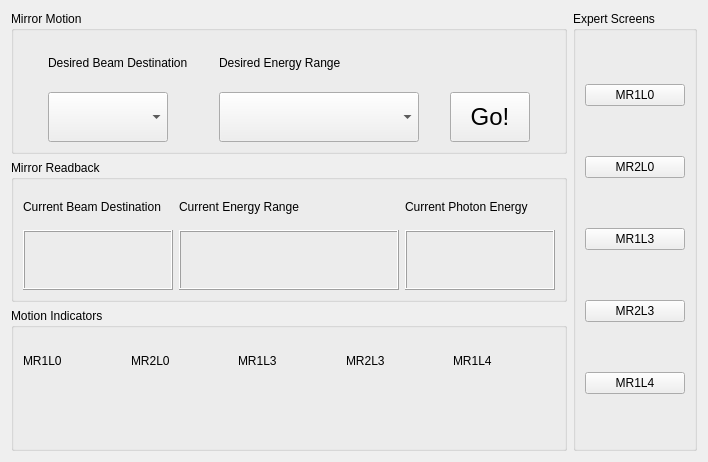
<?xml version="1.0" encoding="UTF-8"?>
<ui version="4.0">
 <class>Form</class>
 <widget class="QWidget" name="Form">
  <property name="geometry">
   <rect>
    <x>0</x>
    <y>0</y>
    <width>708</width>
    <height>462</height>
   </rect>
  </property>
  <property name="sizePolicy">
   <sizepolicy hsizetype="Minimum" vsizetype="Minimum">
    <horstretch>0</horstretch>
    <verstretch>0</verstretch>
   </sizepolicy>
  </property>
  <property name="windowTitle">
   <string>Beam Destination</string>
  </property>
  <layout class="QGridLayout" name="gridLayout">
   <item row="0" column="1" rowspan="3">
    <widget class="QGroupBox" name="groupBox_3">
     <property name="title">
      <string>Expert Screens</string>
     </property>
     <layout class="QVBoxLayout" name="verticalLayout">
      <item>
       <widget class="PyDMShellCommand" name="PyDMShellCommand">
        <property name="toolTip">
         <string/>
        </property>
        <property name="text">
         <string>MR1L0</string>
        </property>
        <property name="commands" stdset="0">
         <stringlist>
          <string>pydm --hide-menu-bar --hide-nav-bar -m '{&quot;BASE_PV&quot;:&quot;MR1L0:HOMS&quot;}' $launcher_dir/homs_overview/mirrorScreen.py</string>
         </stringlist>
        </property>
       </widget>
      </item>
      <item>
       <widget class="PyDMShellCommand" name="PyDMShellCommand_2">
        <property name="toolTip">
         <string/>
        </property>
        <property name="text">
         <string>MR2L0</string>
        </property>
        <property name="commands" stdset="0">
         <stringlist>
          <string>pydm --hide-menu-bar --hide-nav-bar -m '{&quot;BASE_PV&quot;:&quot;MR2L0:HOMS&quot;}' $launcher_dir/homs_overview/mirrorScreen.py</string>
         </stringlist>
        </property>
       </widget>
      </item>
      <item>
       <widget class="PyDMShellCommand" name="PyDMShellCommand_3">
        <property name="toolTip">
         <string/>
        </property>
        <property name="text">
         <string>MR1L3</string>
        </property>
        <property name="commands" stdset="0">
         <stringlist>
          <string>pydm --hide-menu-bar --hide-nav-bar -m '{&quot;BASE_PV&quot;:&quot;MR1L3:HOMS&quot;,&quot;OUT_STATE&quot;: &quot;TRUE&quot;}' $launcher_dir/homs_overview/mirrorScreen.py</string>
         </stringlist>
        </property>
       </widget>
      </item>
      <item>
       <widget class="PyDMShellCommand" name="PyDMShellCommand_4">
        <property name="toolTip">
         <string/>
        </property>
        <property name="text">
         <string>MR2L3</string>
        </property>
        <property name="commands" stdset="0">
         <stringlist>
          <string>pydm --hide-menu-bar --hide-nav-bar -m '{&quot;BASE_PV&quot;:&quot;MR2L3:HOMS&quot;}' $launcher_dir/homs_overview/mirrorScreen.py</string>
         </stringlist>
        </property>
       </widget>
      </item>
      <item>
       <widget class="PyDMShellCommand" name="PyDMShellCommand_5">
        <property name="toolTip">
         <string/>
        </property>
        <property name="text">
         <string>MR1L4</string>
        </property>
        <property name="commands" stdset="0">
         <stringlist>
          <string>pydm --hide-menu-bar --hide-nav-bar -m '{&quot;BASE_PV&quot;:&quot;MR1L4:HOMS&quot;,&quot;OUT_STATE&quot;:&quot;TRUE&quot;}' $launcher_dir/homs_overview/mirrorScreen.py</string>
         </stringlist>
        </property>
       </widget>
      </item>
     </layout>
    </widget>
   </item>
   <item row="0" column="0">
    <widget class="QGroupBox" name="groupBox">
     <property name="sizePolicy">
      <sizepolicy hsizetype="Preferred" vsizetype="Preferred">
       <horstretch>0</horstretch>
       <verstretch>0</verstretch>
      </sizepolicy>
     </property>
     <property name="maximumSize">
      <size>
       <width>1000</width>
       <height>16777215</height>
      </size>
     </property>
     <property name="title">
      <string>Mirror Motion</string>
     </property>
     <layout class="QGridLayout" name="gridLayout_3">
      <item row="1" column="1">
       <widget class="QComboBox" name="energyComboBox">
        <property name="minimumSize">
         <size>
          <width>200</width>
          <height>50</height>
         </size>
        </property>
        <property name="maximumSize">
         <size>
          <width>200</width>
          <height>16777215</height>
         </size>
        </property>
        <property name="font">
         <font>
          <pointsize>18</pointsize>
         </font>
        </property>
       </widget>
      </item>
      <item row="1" column="0">
       <widget class="QComboBox" name="hutchComboBox">
        <property name="minimumSize">
         <size>
          <width>120</width>
          <height>50</height>
         </size>
        </property>
        <property name="maximumSize">
         <size>
          <width>120</width>
          <height>16777215</height>
         </size>
        </property>
        <property name="font">
         <font>
          <pointsize>18</pointsize>
         </font>
        </property>
       </widget>
      </item>
      <item row="1" column="2">
       <widget class="QPushButton" name="moveButton">
        <property name="minimumSize">
         <size>
          <width>80</width>
          <height>50</height>
         </size>
        </property>
        <property name="maximumSize">
         <size>
          <width>80</width>
          <height>16777215</height>
         </size>
        </property>
        <property name="font">
         <font>
          <pointsize>18</pointsize>
         </font>
        </property>
        <property name="text">
         <string>Go!</string>
        </property>
       </widget>
      </item>
      <item row="0" column="0">
       <widget class="QLabel" name="label">
        <property name="text">
         <string>Desired Beam Destination</string>
        </property>
       </widget>
      </item>
      <item row="0" column="1">
       <widget class="QLabel" name="label_4">
        <property name="text">
         <string>Desired Energy Range</string>
        </property>
       </widget>
      </item>
     </layout>
    </widget>
   </item>
   <item row="1" column="0">
    <widget class="QGroupBox" name="groupBox_2">
     <property name="maximumSize">
      <size>
       <width>800</width>
       <height>16777215</height>
      </size>
     </property>
     <property name="title">
      <string>Mirror Readback</string>
     </property>
     <layout class="QGridLayout" name="gridLayout_2">
      <item row="0" column="0">
       <widget class="QLabel" name="label_2">
        <property name="text">
         <string>Current Beam Destination</string>
        </property>
       </widget>
      </item>
      <item row="0" column="1">
       <widget class="QLabel" name="label_8">
        <property name="text">
         <string>Current Energy Range</string>
        </property>
       </widget>
      </item>
      <item row="0" column="2">
       <widget class="QLabel" name="label_3">
        <property name="minimumSize">
         <size>
          <width>145</width>
          <height>0</height>
         </size>
        </property>
        <property name="text">
         <string>Current Photon Energy</string>
        </property>
        <property name="scaledContents">
         <bool>false</bool>
        </property>
       </widget>
      </item>
      <item row="1" column="0">
       <widget class="QLabel" name="beamLabel">
        <property name="minimumSize">
         <size>
          <width>150</width>
          <height>60</height>
         </size>
        </property>
        <property name="maximumSize">
         <size>
          <width>100</width>
          <height>16777215</height>
         </size>
        </property>
        <property name="font">
         <font>
          <pointsize>28</pointsize>
         </font>
        </property>
        <property name="frameShape">
         <enum>QFrame::Box</enum>
        </property>
        <property name="frameShadow">
         <enum>QFrame::Raised</enum>
        </property>
        <property name="text">
         <string/>
        </property>
       </widget>
      </item>
      <item row="1" column="1">
       <widget class="QLabel" name="energyLabel">
        <property name="minimumSize">
         <size>
          <width>220</width>
          <height>60</height>
         </size>
        </property>
        <property name="maximumSize">
         <size>
          <width>200</width>
          <height>16777215</height>
         </size>
        </property>
        <property name="font">
         <font>
          <pointsize>18</pointsize>
         </font>
        </property>
        <property name="frameShape">
         <enum>QFrame::Box</enum>
        </property>
        <property name="frameShadow">
         <enum>QFrame::Raised</enum>
        </property>
        <property name="text">
         <string/>
        </property>
       </widget>
      </item>
      <item row="1" column="2">
       <widget class="PyDMLabel" name="currEnergyLabel">
        <property name="minimumSize">
         <size>
          <width>150</width>
          <height>60</height>
         </size>
        </property>
        <property name="maximumSize">
         <size>
          <width>140</width>
          <height>16777215</height>
         </size>
        </property>
        <property name="font">
         <font>
          <pointsize>18</pointsize>
         </font>
        </property>
        <property name="toolTip">
         <string/>
        </property>
        <property name="frameShape">
         <enum>QFrame::Box</enum>
        </property>
        <property name="frameShadow">
         <enum>QFrame::Raised</enum>
        </property>
        <property name="textFormat">
         <enum>Qt::PlainText</enum>
        </property>
        <property name="showUnits" stdset="0">
         <bool>true</bool>
        </property>
        <property name="precisionFromPV" stdset="0">
         <bool>false</bool>
        </property>
        <property name="channel" stdset="0">
         <string>ca://PMPS:LFE:PE:UND:CurrentPhotonEnergy_RBV</string>
        </property>
       </widget>
      </item>
     </layout>
    </widget>
   </item>
   <item row="2" column="0">
    <widget class="QGroupBox" name="groupBox_4">
     <property name="title">
      <string>Motion Indicators</string>
     </property>
     <layout class="QGridLayout" name="gridLayout_4">
      <item row="0" column="0">
       <widget class="QLabel" name="label_5">
        <property name="text">
         <string>MR1L0</string>
        </property>
       </widget>
      </item>
      <item row="0" column="1">
       <widget class="QLabel" name="label_6">
        <property name="text">
         <string>MR2L0</string>
        </property>
       </widget>
      </item>
      <item row="0" column="2">
       <widget class="QLabel" name="label_7">
        <property name="text">
         <string>MR1L3</string>
        </property>
       </widget>
      </item>
      <item row="0" column="3">
       <widget class="QLabel" name="label_9">
        <property name="text">
         <string>MR2L3</string>
        </property>
       </widget>
      </item>
      <item row="0" column="4">
       <widget class="QLabel" name="label_10">
        <property name="text">
         <string>MR1L4</string>
        </property>
       </widget>
      </item>
      <item row="1" column="0">
       <widget class="StatusIndicator" name="MR1L0_status" native="true"/>
      </item>
      <item row="1" column="1">
       <widget class="StatusIndicator" name="MR2L0_status" native="true"/>
      </item>
      <item row="1" column="2">
       <widget class="StatusIndicator" name="MR1L3_status" native="true"/>
      </item>
      <item row="1" column="3">
       <widget class="StatusIndicator" name="MR2L3_status" native="true"/>
      </item>
      <item row="1" column="4">
       <widget class="StatusIndicator" name="MR1L4_status" native="true"/>
      </item>
     </layout>
    </widget>
   </item>
  </layout>
 </widget>
 <customwidgets>
  <customwidget>
   <class>PyDMLabel</class>
   <extends>QLabel</extends>
   <header>pydm.widgets.label</header>
  </customwidget>
  <customwidget>
   <class>PyDMShellCommand</class>
   <extends>QPushButton</extends>
   <header>pydm.widgets.shell_command</header>
  </customwidget>
  <customwidget>
   <class>StatusIndicator</class>
   <extends>QWidget</extends>
   <header>Helper_widgets</header>
   <container>1</container>
  </customwidget>
 </customwidgets>
 <resources/>
 <connections/>
</ui>
